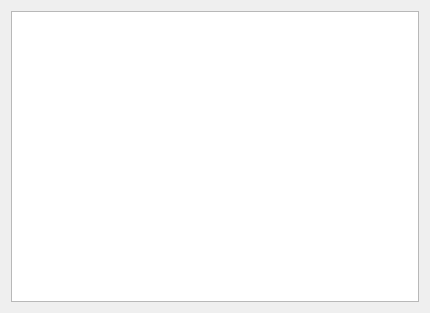
<?xml version="1.0" encoding="UTF-8"?>
<ui version="4.0">
 <class>Dialog</class>
 <widget class="QDialog" name="Dialog">
  <property name="geometry">
   <rect>
    <x>0</x>
    <y>0</y>
    <width>430</width>
    <height>313</height>
   </rect>
  </property>
  <property name="windowTitle">
   <string>Dialog</string>
  </property>
  <layout class="QVBoxLayout" name="verticalLayout">
   <item>
    <widget class="QGraphicsView" name="graphicsView"/>
   </item>
  </layout>
 </widget>
 <layoutdefault spacing="6" margin="11"/>
 <resources/>
 <connections/>
</ui>
